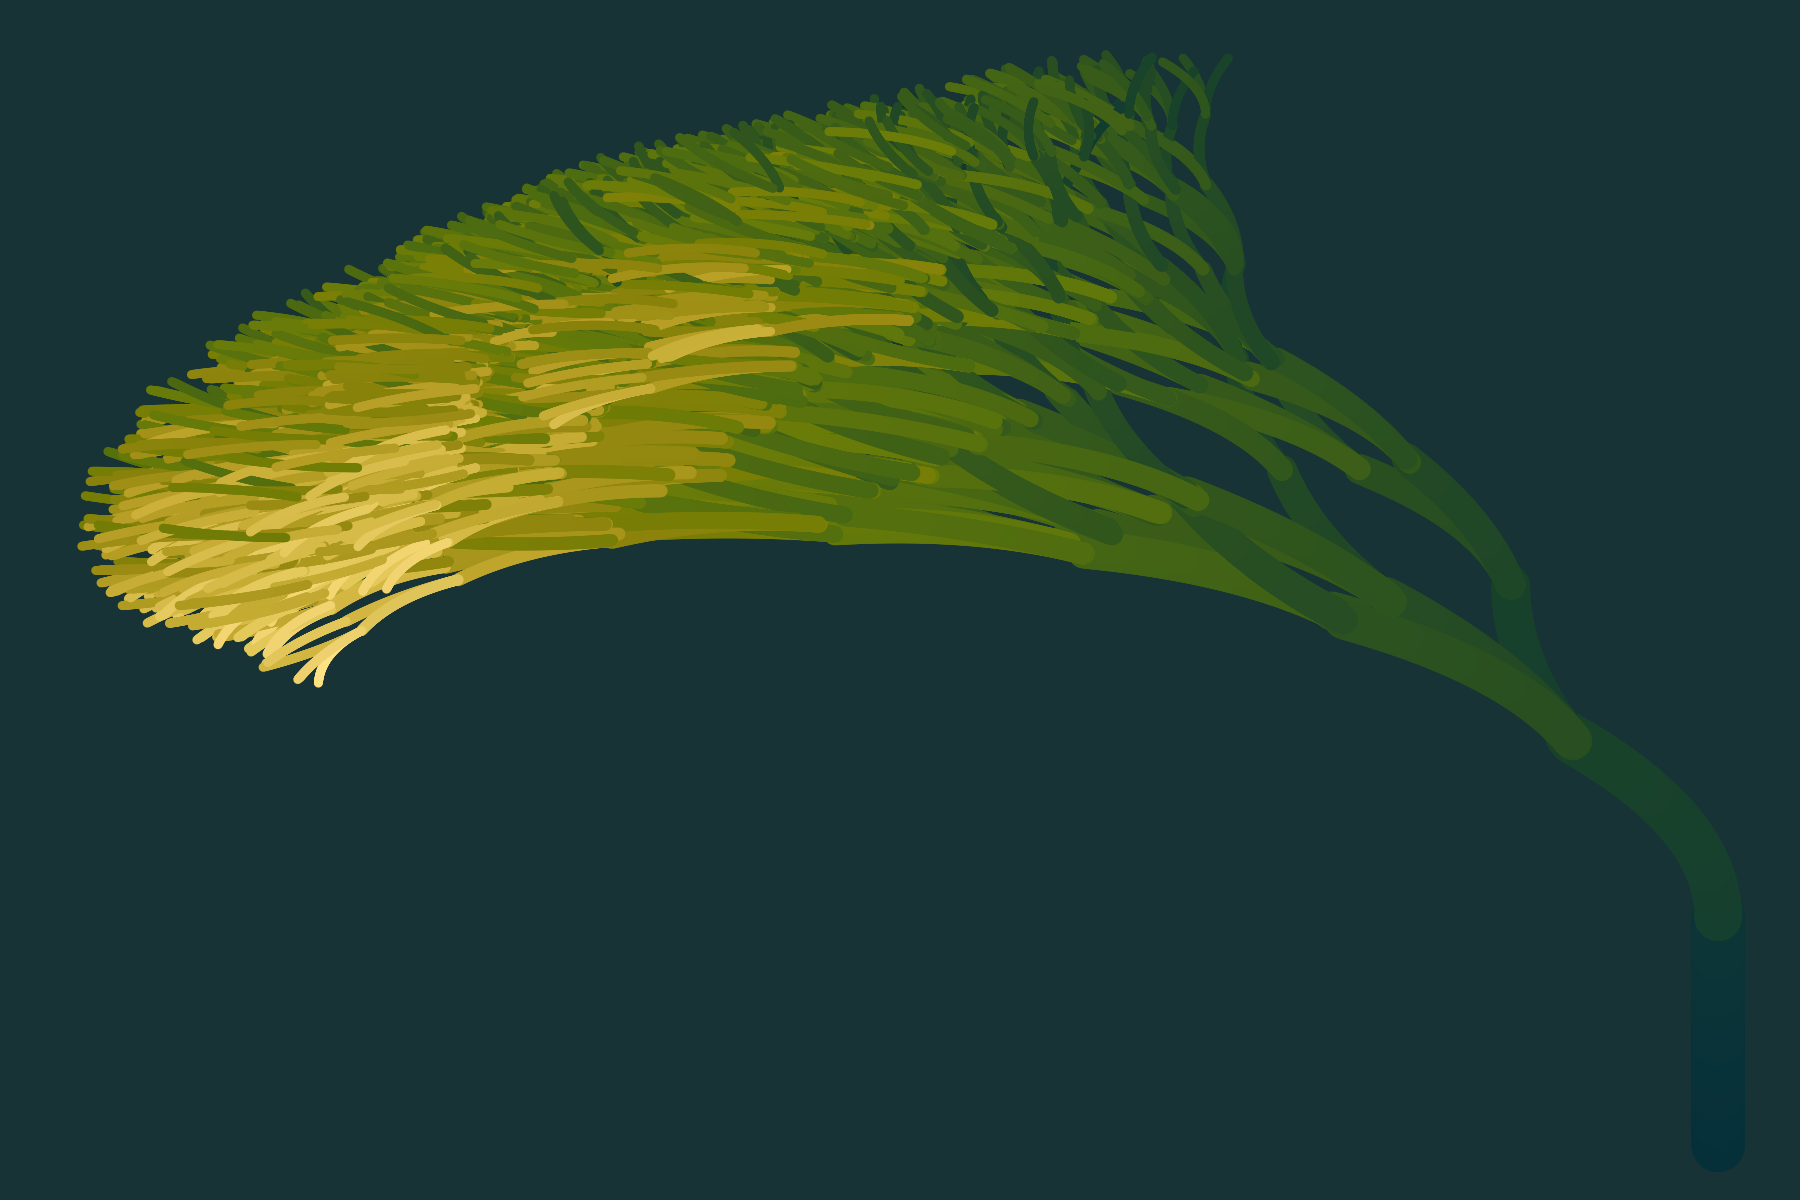

This figure's R source:
library(flametree)
library(dplyr)
library(readr)
library(ggplot2)

forest_area <- read_csv("https://raw.githubusercontent.com/rfordatascience/tidytuesday/master/data/2021/2021-04-06/forest_area.csv")

canada_forest_area <- forest_area %>%
  filter(entity == "Canada")

canada_forest_area_birth_year <- canada_forest_area %>%
  filter(year == 1991) %>%
  pull(forest_area)

data <- flametree_grow(
  # Using my birthday as data lol
  seed = 1991,
  split = 6 / 2,
  time = 24 / 3,
  scale = canada_forest_area[["forest_area"]] / 10,
  prune = canada_forest_area_birth_year / 1000
)

flametree <- data %>%
  flametree_plot(
    background = "#1e3c42",
    palette = "scico::bamako"
  )

ggsave(here::here("06-experimental", "experimental.png"), flametree, height = 4, width = 6)
